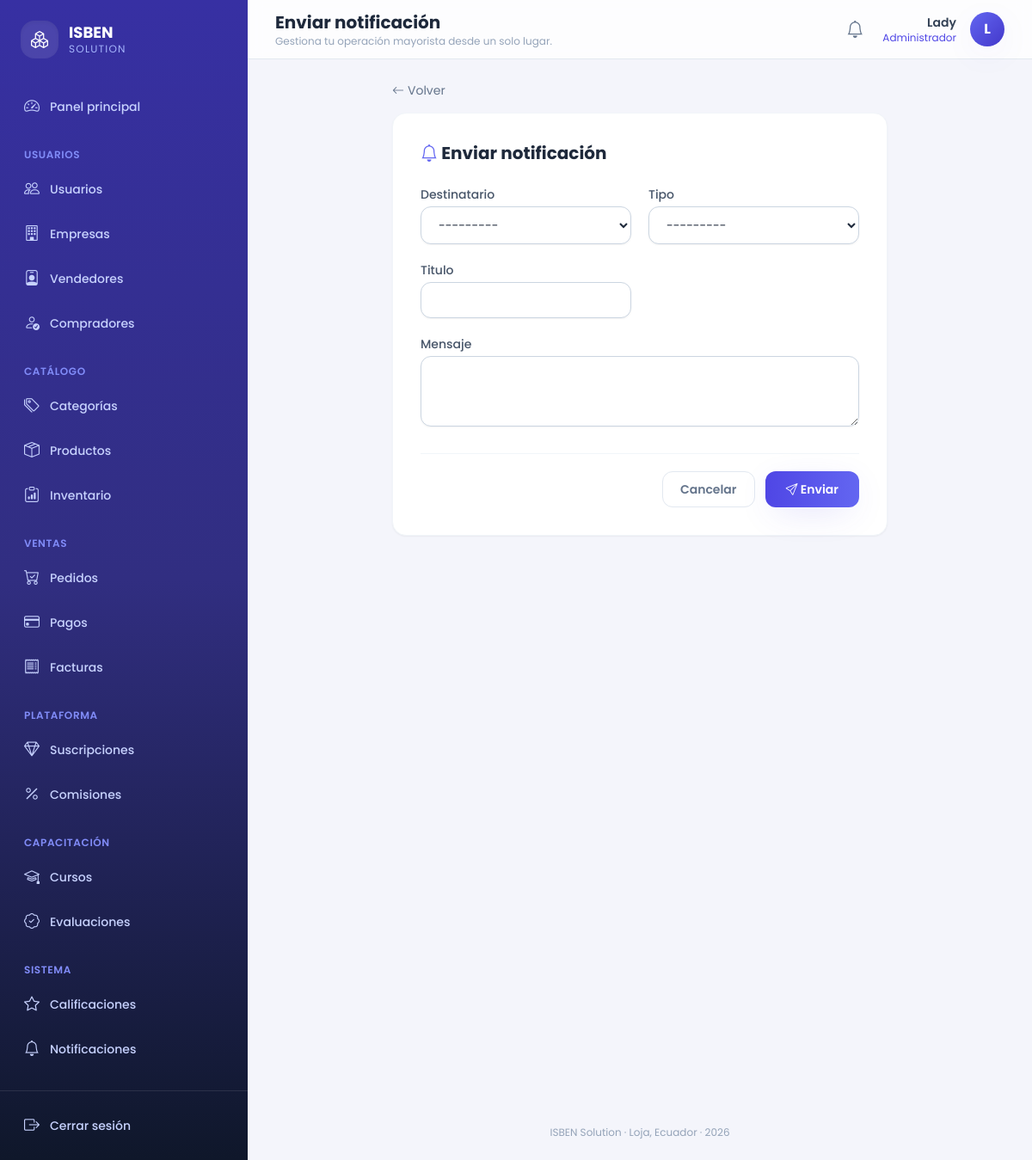
/notificaciones/crear/ (signed in), run on the app's committed database.
### core/models.py (models this page shows, shortened)
class Notificacion(models.Model):
    destinatario  = models.ForeignKey(Usuario, on_delete=models.CASCADE,
                                      related_name='notificaciones')
    tipo          = models.CharField(max_length=20, choices=TIPO_NOTIFICACION)
    titulo        = models.CharField(max_length=200)
    mensaje       = models.TextField()
    leida         = models.BooleanField(default=False)
    fecha_envio   = models.DateTimeField(auto_now_add=True)
    fecha_lectura = models.DateTimeField(null=True, blank=True)
    class Meta:
        ordering = ['-fecha_envio']
        verbose_name = 'Notificación'
        verbose_name_plural = 'Notificaciones'

class Usuario(AbstractUser):
    email    = models.EmailField(unique=True)
    telefono = models.CharField(max_length=20, blank=True)
    rol      = models.CharField(max_length=20, choices=ROL_USUARIO)
    fecha_actualizacion = models.DateTimeField(auto_now=True)
    REQUIRED_FIELDS = ['email', 'rol']
    class Meta:
        verbose_name = 'Usuario'
        verbose_name_plural = 'Usuarios'
    def __str__(self):
        return "%s - %s (%s)" % (self.get_full_name(), self.email, self.rol)

### core/views.py (the view)
# urls.py: path('notificaciones/crear/', views.crear_notificacion, name='crear_notificacion'),
@rol_requerido('administrador')
def crear_notificacion(request):
    form = NotificacionForm(request.POST or None)
    if request.method == 'POST' and form.is_valid():
        form.save()
        messages.success(request, "Notificación enviada correctamente.")
        return redirect('lista_notificaciones')
    return render(request, 'core/notificaciones/crear.html', {'form': form})

### core/forms.py
class NotificacionForm(forms.ModelForm):
    class Meta:
        model = Notificacion
        fields = ['destinatario', 'tipo', 'titulo', 'mensaje']
        widgets = {'mensaje': forms.Textarea(attrs={'rows': 3})}

### core/context_processors.py (called while the page is built)
def notificaciones(request):
    if request.user.is_authenticated:
        return {
            'notificaciones_no_leidas_global': request.user.notificaciones.filter(leida=False).count(),
        }
    return {}

### core/templatetags/form_tags.py (called while the page is built)
@register.filter(name="campo")
def campo(field):
    widget = field.field.widget.__class__.__name__
    css = CHECK_CSS if widget == "CheckboxInput" else INPUT_CSS
    if field.errors:
        css += " border-rose-400 focus:border-rose-500 focus:ring-rose-100"
    return field.as_widget(attrs={"class": css})

@register.filter(name="es_textarea")
def es_textarea(field):
    return field.field.widget.__class__.__name__ == "Textarea"

@register.filter(name="es_checkbox")
def es_checkbox(field):
    return field.field.widget.__class__.__name__ == "CheckboxInput"

@register.filter(name="es_multiple")
def es_multiple(field):
    return field.field.widget.__class__.__name__ in ("SelectMultiple", "CheckboxSelectMultiple")

### core/templates/core/notificaciones/crear.html (shortened to what this page needs)
{% extends 'core/master.html' %}
{% load form_tags %}
{% block header_title %}Enviar notificación{% endblock %}
{% block content %}
<div class="mx-auto max-w-xl">
  <a href="{% url 'lista_notificaciones' %}" class="mb-4 inline-flex items-center gap-1 text-sm text-slate-500 hover:text-brand-600"><i class="bi bi-arrow-left"></i> Volver</a>
  <div class="rounded-2xl border border-slate-100 bg-white p-6 shadow-sm sm:p-8">
    <h2 class="mb-6 text-xl font-bold text-slate-800"><i class="bi bi-bell text-brand-500"></i> Enviar notificación</h2>
    <form method="post">
      {% include 'core/partials/_form_campos.html' %}
      <div class="mt-6 flex justify-end gap-3 border-t border-slate-100 pt-5">
        <a href="{% url 'lista_notificaciones' %}" class="rounded-xl border border-slate-200 px-5 py-2.5 text-sm font-semibold text-slate-500 transition hover:border-slate-300 hover:bg-slate-50">Cancelar</a>
        <button type="submit" class="rounded-xl bg-gradient-to-r from-brand-600 to-brand-500 px-6 py-2.5 text-sm font-semibold text-white shadow-soft transition active:scale-[0.98] hover:from-brand-700 hover:to-brand-600"><i class="bi bi-send"></i> Enviar</button>
      </div>
    </form>
  </div>
</div>
{% endblock %}

### core/templates/core/master.html (shortened to what this page needs)
{% load static %}
<!DOCTYPE html>
<html lang="es">
<head>
<script src="https://cdn.tailwindcss.com"></script>
<link rel="stylesheet" href="https://cdn.jsdelivr.net/npm/bootstrap-icons@1.11.3/font/bootstrap-icons.min.css">
<link rel="stylesheet" href="{% static 'core/css/estilos.css' %}">
</head>
<body class="font-sans text-slate-700 antialiased" x-data="{ sidebarOpen: false }">
{% if user.is_authenticated %}
<div class="flex min-h-screen">
  <aside
    class="fixed inset-y-0 left-0 z-40 w-72 transform bg-gradient-to-b from-brand-800 via-brand-900 to-slate-900 text-indigo-100 transition-transform duration-300 lg:static lg:translate-x-0"
    :class="sidebarOpen ? 'translate-x-0' : '-translate-x-full'">
    <div class="flex h-full flex-col">
      <div class="flex items-center gap-3 px-6 py-6">
        <div class="flex h-11 w-11 items-center justify-center rounded-2xl bg-white/10 text-xl font-bold text-white shadow-inner">
          <i class="bi bi-boxes"></i>
        </div>
        <div>
          <p class="text-lg font-bold leading-tight text-white">ISBEN</p>
          <p class="text-xs uppercase tracking-widest text-indigo-300">Solution</p>
        </div>
      </div>
      <nav class="mt-2 flex-1 space-y-6 overflow-y-auto px-4 pb-6">
        <div>
          <a href="{% url 'inicio' %}"
             class="group relative flex items-center gap-3 rounded-xl px-3 py-2.5 text-sm font-medium transition {% if request.resolver_match.url_name == 'inicio' %}bg-white/10 text-white shadow-soft{% else %}text-indigo-200 hover:translate-x-0.5 hover:bg-white/5 hover:text-white{% endif %}">
            <i class="bi bi-speedometer2 text-lg"></i> Panel principal
          </a>
        </div>
        {% if user.rol == 'administrador' %}
        <div>
          <p class="px-3 pb-2 text-xs font-semibold uppercase tracking-wider text-indigo-400">Usuarios</p>
          <div class="space-y-1">
            {% include 'core/partials/_nav_link.html' with url_name='lista_usuarios' icon='bi-people' label='Usuarios' %}
            {% include 'core/partials/_nav_link.html' with url_name='lista_empresas' icon='bi-building' label='Empresas' %}
            {% include 'core/partials/_nav_link.html' with url_name='lista_vendedores' icon='bi-person-badge' label='Vendedores' %}
            {% include 'core/partials/_nav_link.html' with url_name='lista_compradores' icon='bi-person-check' label='Compradores' %}
          </div>
        </div>
        {% endif %}
        <div>
          <p class="px-3 pb-2 text-xs font-semibold uppercase tracking-wider text-indigo-400">Catálogo</p>
          <div class="space-y-1">
            {% include 'core/partials/_nav_link.html' with url_name='lista_categorias' icon='bi-tags' label='Categorías' %}
            {% include 'core/partials/_nav_link.html' with url_name='lista_productos' icon='bi-box-seam' label='Productos' %}
            {% if user.rol in 'empresa,administrador' %}
              {% include 'core/partials/_nav_link.html' with url_name='lista_inventario' icon='bi-clipboard-data' label='Inventario' %}
            {% endif %}
          </div>
        </div>
        <div>
          <p class="px-3 pb-2 text-xs font-semibold uppercase tracking-wider text-indigo-400">Ventas</p>
          <div class="space-y-1">
            {% include 'core/partials/_nav_link.html' with url_name='lista_pedidos' icon='bi-cart-check' label='Pedidos' %}
            {% include 'core/partials/_nav_link.html' with url_name='lista_pagos' icon='bi-credit-card' label='Pagos' %}
            {% include 'core/partials/_nav_link.html' with url_name='lista_facturas' icon='bi-receipt' label='Facturas' %}
          </div>
        </div>
        {% if user.rol == 'administrador' or user.rol == 'empresa' %}
        <div>
          <p class="px-3 pb-2 text-xs font-semibold uppercase tracking-wider text-indigo-400">Plataforma</p>
          <div class="space-y-1">
            {% include 'core/partials/_nav_link.html' with url_name='lista_suscripciones' icon='bi-gem' label='Suscripciones' %}
            {% include 'core/partials/_nav_link.html' with url_name='lista_comisiones' icon='bi-percent' label='Comisiones' %}
          </div>
        </div>
        {% endif %}
        <div>
          <p class="px-3 pb-2 text-xs font-semibold uppercase tracking-wider text-indigo-400">Capacitación</p>
          <div class="space-y-1">
            {% include 'core/partials/_nav_link.html' with url_name='lista_cursos' icon='bi-mortarboard' label='Cursos' %}
            {% include 'core/partials/_nav_link.html' with url_name='lista_evaluaciones' icon='bi-patch-check' label='Evaluaciones' %}
          </div>
        </div>
        <div>
          <p class="px-3 pb-2 text-xs font-semibold uppercase tracking-wider text-indigo-400">Sistema</p>
          <div class="space-y-1">
            {% include 'core/partials/_nav_link.html' with url_name='lista_calificaciones' icon='bi-star' label='Calificaciones' %}
            {% include 'core/partials/_nav_link.html' with url_name='lista_notificaciones' icon='bi-bell' label='Notificaciones' %}
          </div>
        </div>
      </nav>
      <div class="border-t border-white/10 p-4">
        <form action="{% url 'logout' %}" method="post">
          <button type="submit" class="flex w-full items-center gap-3 rounded-xl px-3 py-2.5 text-sm font-medium text-indigo-200 transition hover:bg-white/5 hover:text-white">
            <i class="bi bi-box-arrow-right text-lg"></i> Cerrar sesión
          </button>
        </form>
      </div>
    </div>
  </aside>
  <div class="flex min-h-screen flex-1 flex-col lg:pl-0">
    <header class="sticky top-0 z-20 flex items-center justify-between gap-4 border-b border-slate-200 bg-white/80 px-4 py-3 backdrop-blur lg:px-8">
      <div class="flex items-center gap-3">
        <div>
          <h1 class="text-lg font-bold text-slate-800 lg:text-xl">{% block header_title %}{% endblock %}</h1>
          <p class="hidden text-xs text-slate-400 sm:block">{% block header_subtitle %}Gestiona tu operación mayorista desde un solo lugar.{% endblock %}</p>
        </div>
      </div>
      <div class="flex items-center gap-3">
        <a href="{% url 'lista_notificaciones' %}" class="relative grid h-10 w-10 place-items-center rounded-xl text-slate-500 transition hover:bg-slate-100 hover:text-brand-600" title="Notificaciones">
          <i class="bi bi-bell text-xl"></i>
        </a>
        <div class="flex items-center gap-4" x-data="{ open: false }">
          <div class="hidden text-right sm:block">
            <p class="text-sm font-semibold text-slate-700">{{ user.get_full_name|default:user.username }}</p>
            <p class="text-xs capitalize text-brand-600">{{ user.get_rol_display }}</p>
          </div>
          <button @click="open = !open" class="grid h-10 w-10 place-items-center rounded-full bg-gradient-to-br from-brand-500 to-brand-700 font-bold text-white shadow-soft transition hover:shadow-lg">
            {{ user.first_name|slice:":1"|upper|default:user.username|slice:":1"|upper }}
          </button>
        </div>
      </div>
    </header>
    <main class="pagina-contenido flex-1 px-4 py-6 lg:px-8">
      {% block content %}{% endblock %}
    </main>
    <footer class="px-4 py-6 text-center text-xs text-slate-400 lg:px-8">
      ISBEN Solution &middot; Loja, Ecuador &middot; {% now "Y" %}
    </footer>
  </div>
</div>
{% else %}
  {% block auth_content %}{% endblock %}
{% endif %}
</body>
</html>

### core/templates/core/partials/_nav_link.html (shortened to what this page needs)
{% url url_name as nav_url %}
<a href="{{ nav_url }}"
   class="group relative flex items-center gap-3 rounded-xl px-3 py-2.5 text-sm font-medium transition {% if request.resolver_match.url_name == url_name %}bg-white/10 text-white shadow-soft{% else %}text-indigo-200 hover:translate-x-0.5 hover:bg-white/5 hover:text-white{% endif %}">
  <i class="bi {{ icon }} text-lg"></i> {{ label }}
</a>

### core/templates/core/master.html (style rules this page uses)
body { background: #f4f5fb; }
main.pagina-contenido { animation: fadeInUp 0.35s ease-out; }
a, button { -webkit-tap-highlight-color: transparent; }

### data on the page
Notificacion: tipo "Inventario"
Usuario: get_full_name "Lady", rol "Administrador", first_name "L"

### other printed values
{{ label }} "Usuarios Empresas Vendedores Compradores Categorías Productos Pedidos Pagos Facturas Suscripciones Comisiones Cursos Evaluaciones Calificaciones Notificaciones"
{{ field.label }} "Destinatario" "Tipo" "Titulo" "Mensaje"
